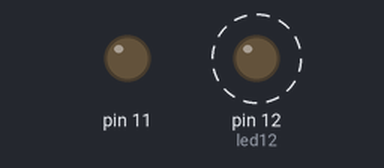
Recording of a sketch running on a simulated Arduino Uno, built with avr-gcc and run on an emulated ATmega328P. Parts: output pins drawn as LEDs (lit = HIGH). Dashed ring = blinking.

Above: at 0.05 s.
Timing chart, 0 to 3.0 s (numbered marks = the images above):
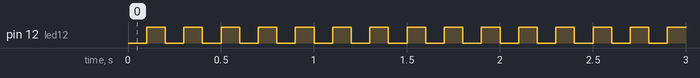

Measured:
- by itself, pin 12 (led12): alternates HIGH for 0.10 s and LOW for 0.10 s

The sketch:

testing.ino
```cpp
int led12 = 12;
int led13 = 13;

void setup() {
  // put your setup code here, to run once:
  for (int i = 11; i < 13; i++) {
    pinMode(i, OUTPUT);
  }
}

void loop() {
  // put your main code here, to run repeatedly:
  //This is a comment test on Ipad, the arrow keys dont work :(
    digitalWrite(led13, HIGH);
    digitalWrite(led12, LOW);
    delay(100);
    digitalWrite(led13, LOW);
    digitalWrite(led12, HIGH);
    delay(100);
}
```
